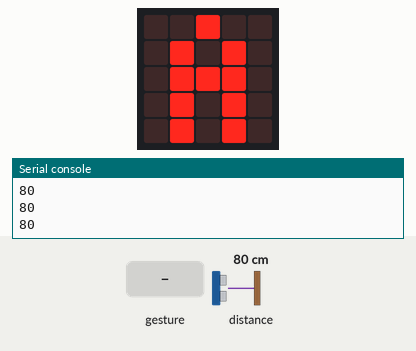
Bench run of a program on a simulated BBC micro:bit (MakeCode). Parts: the board's 5×5 LED display, the last lines printed to the serial console. The test bench sets the inputs (shaded band); at power-on: distance to the obstacle 80 cm. A tilt is held for 1.5 s and a shake lasts 1 s, then the board lies face up again.

Above: at 1.2 s.
1.3 s: gesture 'shake'
At 2.1 s:
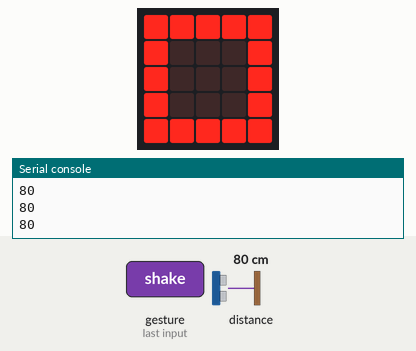
Timing chart, 0 to 4.3 s (numbered marks = the images above; inputs shaded):
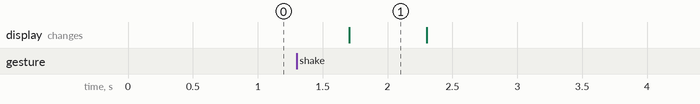

The program:

main.ts
```typescript
input.onGesture(Gesture.Shake, function () {
    basic.showIcon(IconNames.Square)
})
basic.forever(function () {
    serial.writeLine("" + (sonar.ping(
    DigitalPin.P1,
    DigitalPin.P2,
    PingUnit.Centimeters
    )))
    if (sonar.ping(
    DigitalPin.P1,
    DigitalPin.P2,
    PingUnit.Centimeters
    ) > 1) {
        basic.showLeds(`
            . . # . .
            . # . # .
            . # # # .
            . # . # .
            . # . # .
            `)
    } else {
        basic.showLeds(`
            . # # # .
            . # . # .
            . # # # #
            . # . . #
            . # # # #
            `)
    }
})
```

test.ts
```typescript
// 在這裡測試；當此封包作為擴充功能時，將不會編譯此內容。
```

Measured:
- after the input at 1.3 s, the display: changes after 0.40 s (image 1)
- what the display in image 1 shows lasts 0.6 s, from 1.7 s to 2.3 s
